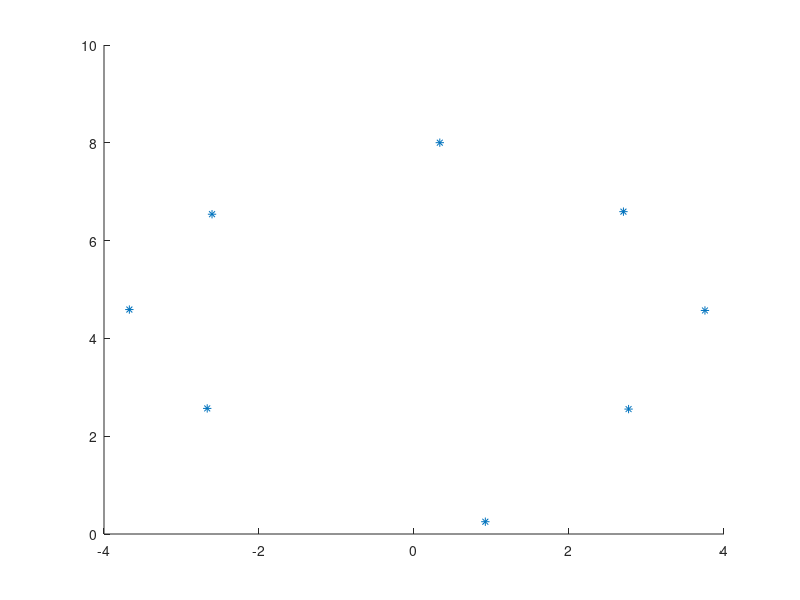

Write the MATLAB code that produced this figure.
clear all
close all
x3=[1.2 3.0 4.0 3.0 0 -3.0 -4.0 -3.0]
for i = 1 : 8
    if (x3(i)>0)
        x3(i)=x3(i)-0.3+0.1*rand(1);
    else 
        x3(i)=x3(i)+0.3+0.1*rand(1);
    end
end
x3=x3';
y3=[0.2 2.5 4.5 6.5 8.0 6.5 4.5 2.5]
for j = 1 : 8
    y3(j)=y3(j)+0.1*rand(1);
end
y3=y3';
figure(1)
hold on
plot(x3,y3,'*')
save marqueurs3.mat